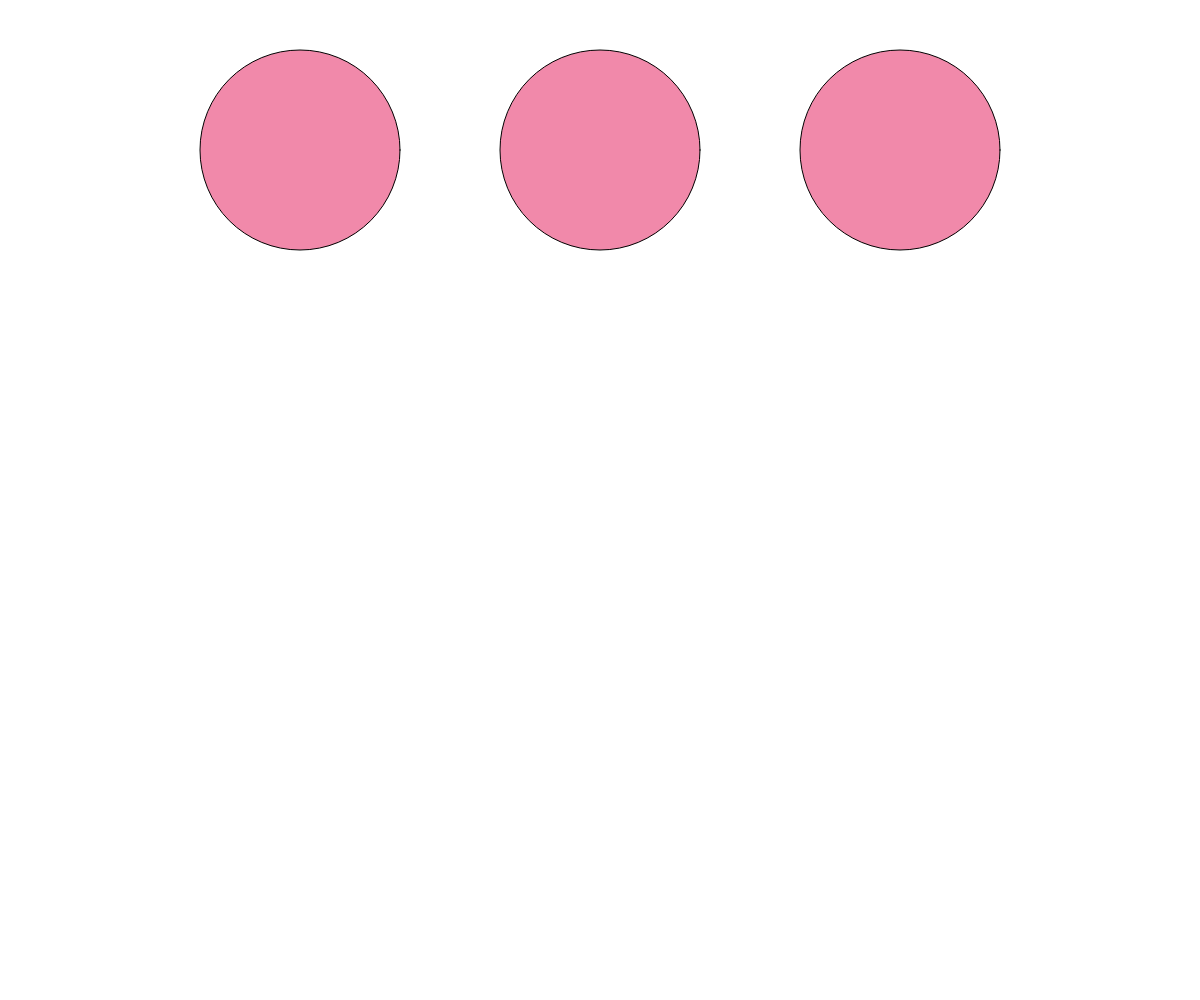
Frame 1 (no input)
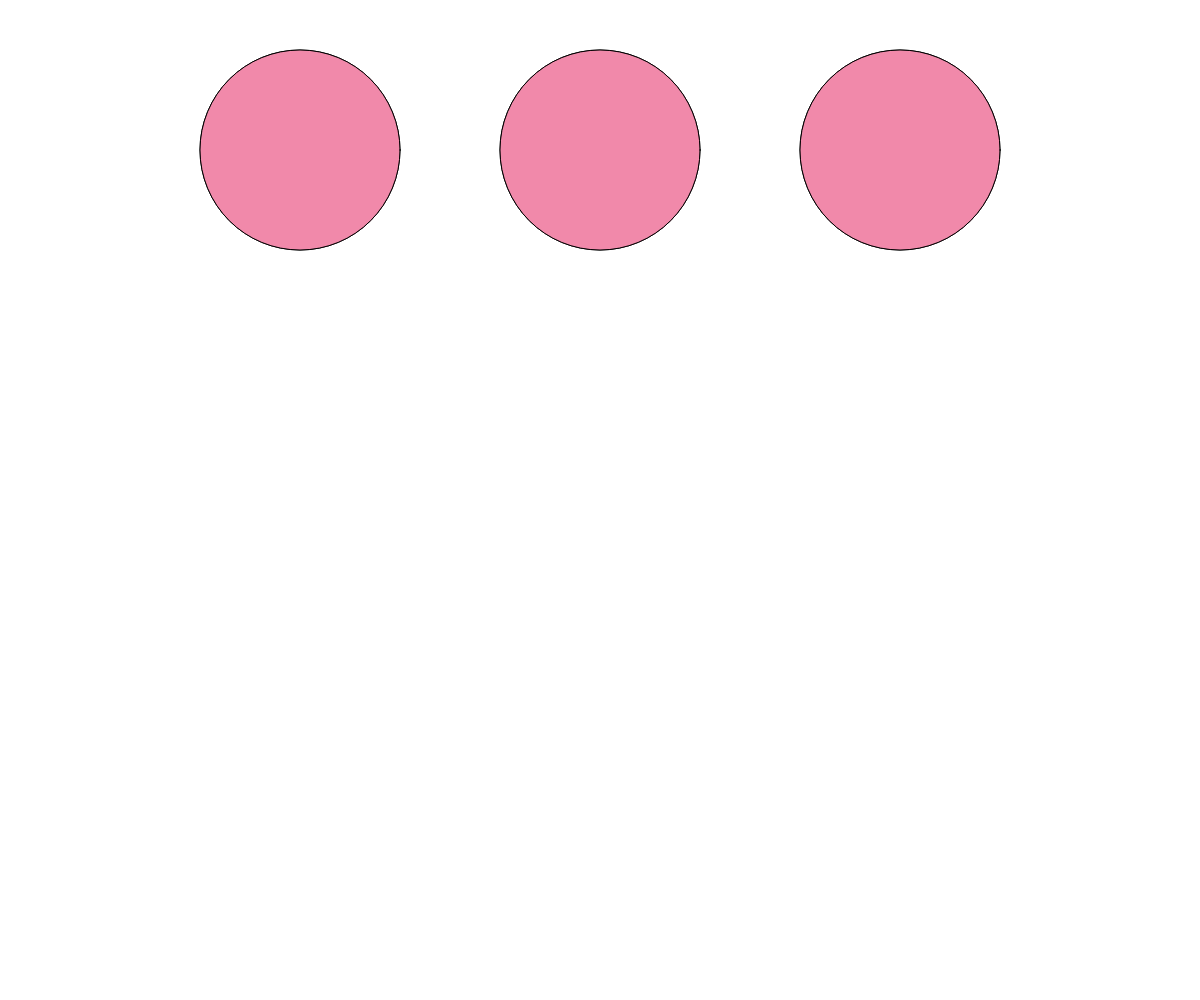
Frame 2 (the mouse pressed at the canvas centre, redrawn once)

The p5.js sketch that drew these frames (run headless with seeded random() and noise() and a simulated clock; the mouse was pressed at the canvas centre and the sketch redrawn once):

// p5.js sketch
// ── sketch.js
let x;
let y;
let partes;

function setup() {
  createCanvas(windowWidth, windowHeight);
}

function draw() {
  fill("#F189AA");
  ellipse(300, 150, 200, 200);
  ellipse(windowWidth / 2, 150, 200, 200);
  ellipse(windowWidth - 300, 150, 200, 200);
  noLoop();
}

function dividir() {
  pizzas = parseInt(document.getElementById("numeroPizzas").value);

  if (pizzas > 1) {
    let radio = 100;
    let grados = 360 / pizzas;
    let aux = grados;

    let xPizza1 = 300;
    let xPizza2 = windowWidth / 2;
    let xPizza3 = windowWidth - 300;
    let yCentro = 150;

    draw();

    while (grados <= 360) {
      let x2 = radio * Math.cos((grados * Math.PI) / 180);
      let y2 = radio * Math.sin((grados * Math.PI) / 180);

      let x2P1 = xPizza1 + x2;
      let x2P2 = xPizza2 + x2;
      let x2P3 = xPizza3 + x2;
      y2 = yCentro + y2;

      x2P1 = floor(x2P1);
      x2P2 = floor(x2P2);
      x2P3 = floor(x2P3);
      y2 = floor(y2);

      grados += aux;

      algoritmoPP(xPizza1, yCentro, x2P1, y2);
      algoritmoDDA(xPizza2, yCentro, x2P2, y2);
      algoritmoBresenham(xPizza3, yCentro, x2P3, y2);
    }
  }
}

function algoritmoPP(x1, y1, x2, y2) {
  if (x2 < x1) {
    let aux = x2;
    x2 = x1;
    x1 = aux;

    aux = y2;
    y2 = y1;
    y1 = aux;
  }

  const dx = x2 - x1;
  const dy = y2 - y1;

  const m = dy / dx;
  const b = y1 - m * x1;

  point(x1, y1);

  if (x1 === x2) {
    if (y1 > y2) {
      let aux = y1;
      y1 = y2;
      y2 = aux;
    }
    let y = y1 + 1;
    while (y != y2) {
      point(x1, y);
      y++;
    }
  } else {
    let x = x1 + 1;
    let y = m * x + b;

    while (x != x2) {
      y = m * x + b;
      y = floor(y);
      point(x, y);
      x++;
    }
  }
}

function algoritmoDDA(x1, y1, x2, y2) {
  let dx = x2 - x1;
  let dy = y2 - y1;

  let lim;
  if (Math.abs(dx) > Math.abs(dy)) lim = Math.abs(dx);
  else lim = Math.abs(dy);

  let xi = dx / lim;
  let yi = dy / lim;

  let x = x1;
  let y = y1;

  for (let i = 0; i < lim; i++) {
    point(x, y);
    x += xi;
    y += yi;
  }
}

function algoritmoBresenham(x1, y1, x2, y2) {
  let x;
  let y;
  let p;
  let py;
  let px;
  let incE;
  let incNE;

  let dx = x2 - x1;
  let dy = y2 - y1;

  if (dy < 0) {
    dy = -dy;
    py = -1;
  } else {
    py = 1;
  }

  if (dx < 0) {
    dx = -dx;
    px = -1;
  } else {
    px = 1;
  }

  x = x1;
  y = y1;

  point(x, y);

  if (dx > dy) {
    p = 2 * dy - dx;
    incE = 2 * dy;
    incNE = 2 * (dy - dx);

    while (x != x2) {
      x += px;

      if (p < 0) {
        p += incE;
      } else {
        y += py;
        p += incNE;
      }

      point(x, y);
    }
  } else {
    p = 2 * dx - dy;
    incE = 2 * dx;
    incNE = 2 * (dx - dy);

    while (y != y2) {
      y += py;

      if (p < 0) {
        p += incE;
      } else {
        x += px;
        p += incNE;
      }

      point(x, y);
    }
  }
}

// ── style.css
body {
  margin: 0;
  padding: 0;
  overflow: hidden;
  font-family: Arial, Helvetica, sans-serif;
  background-color: #ffbbb2;
}

canvas {
  margin: auto;
}

div {
  color: #000;
}

p {
  display: inline-block;
  margin: 5em 10em 0;
  font-weight: 600;
}

h2 {
  margin-top: 3em;
}

input {
  border-radius: 5px;
  border: none;
  padding: 5px;
  width: 15em;
  text-align: center;
  margin-top: 1.5em;
}

button {
  border: none;
  border-radius: 5px;
  padding: 0.312em 0.937em;
  background-color: hsl(330, 58%, 76%);
  cursor: pointer;
}

.texto {
  text-align: center;
}

.titulo {
  text-align: center;
  margin-top: 10px;
}
